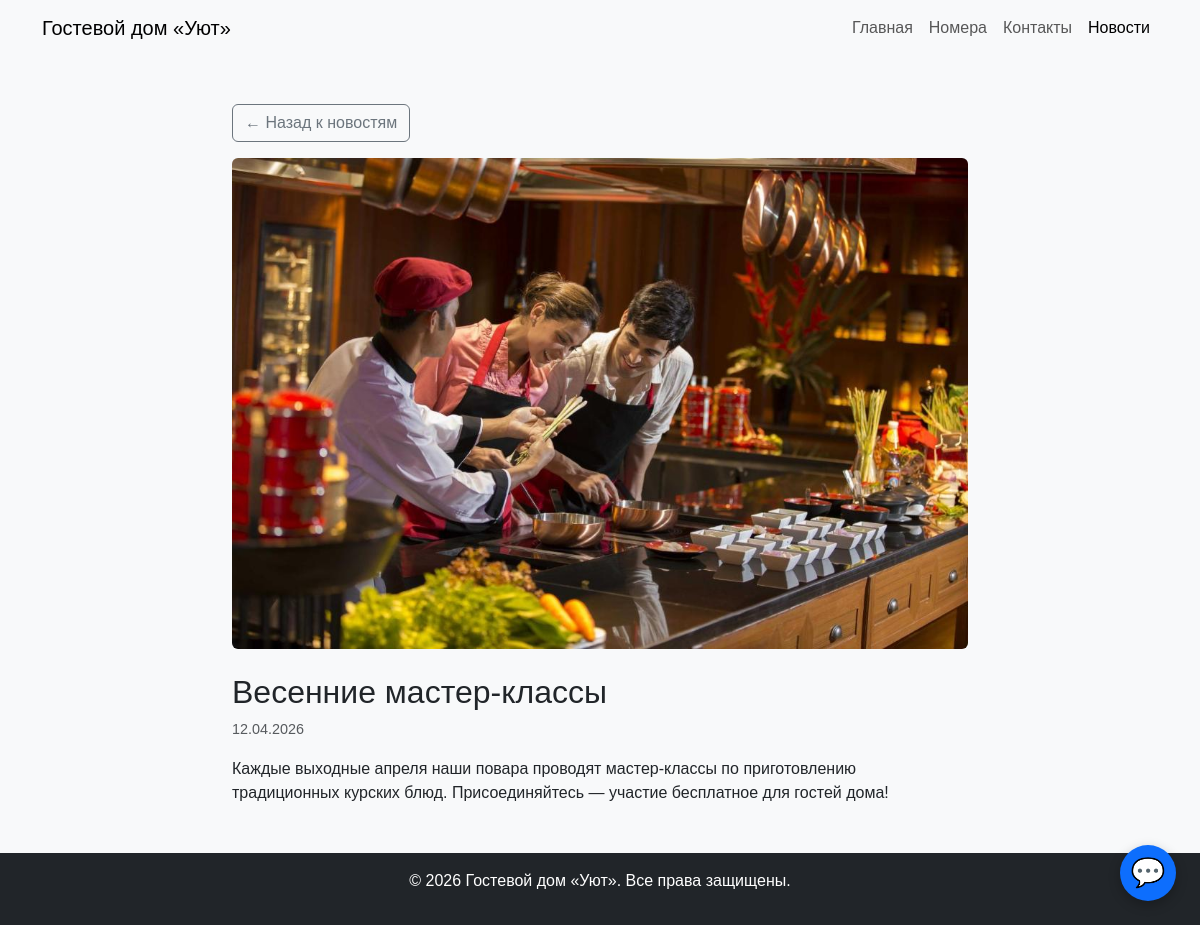
The app's page /news_detail.php?id=5 with its own data.
### tables this page shows
CREATE TABLE IF NOT EXISTS `news` (
  `id` int(11) NOT NULL AUTO_INCREMENT,
  `title` varchar(255) NOT NULL,
  `content` text NOT NULL,
  `created_at` datetime DEFAULT NULL,
  `image_url` varchar(255) DEFAULT NULL,
  PRIMARY KEY (`id`)
);

### news_detail.php (the view, shortened to what this page needs)
<?php
include 'db/connect.php';
$news_id = isset($_GET['id']) ? (int)$_GET['id'] : 0;
$stmt = $conn->prepare("SELECT * FROM news WHERE id = ?");
$stmt->bind_param("i", $news_id);
$stmt->execute();
$news_item = $stmt->get_result()->fetch_assoc();
?>
<!DOCTYPE html>
<html lang="ru">
<head>
    <link href="https://cdn.jsdelivr.net/npm/bootstrap@5.3.0/dist/css/bootstrap.min.css" rel="stylesheet">
    <link href="css/news.css" rel="stylesheet">
    <link href="css/chat.css" rel="stylesheet">
</head>
<body>
    <div class="d-flex flex-column min-vh-100">
        <nav class="navbar navbar-expand-lg navbar-light bg-light">
            <div class="container">
                <a class="navbar-brand" href="index.php">Гостевой дом «Уют»</a>
                <div class="collapse navbar-collapse" id="navbarNav">
                    <ul class="navbar-nav ms-auto">
                        <li class="nav-item"><a class="nav-link" href="index.php">Главная</a></li>
                        <li class="nav-item"><a class="nav-link" href="rooms.php">Номера</a></li>
                        <li class="nav-item"><a class="nav-link" href="contacts.php">Контакты</a></li>
                        <li class="nav-item"><a class="nav-link active" href="news.php">Новости</a></li>
                    </ul>
                </div>
            </div>
        </nav>
        <main class="flex-grow-1">
            <section class="py-5">
                <div class="container">
                    <div class="row justify-content-center">
                        <div class="col-md-8">
                            <a href="news.php" class="btn btn-outline-secondary mb-3">&larr; Назад к новостям</a>
                            <?php if ($news_item['image_url']): ?>
                                <img src="<?php echo htmlspecialchars($news_item['image_url']); ?>" class="img-fluid rounded mb-4" alt="<?php echo htmlspecialchars($news_item['title']); ?>">
                            <?php endif; ?>
                            <h2><?php echo htmlspecialchars($news_item['title']); ?></h2>
                            <p class="text-muted"><?php echo $news_item['created_at'] ? date('d.m.Y', strtotime($news_item['created_at'])) : ''; ?></p>
                            <div class="news-content mt-3">
                                <?php echo nl2br(htmlspecialchars($news_item['content'])); ?>
                            </div>
                        </div>
                    </div>
                </div>
            </section>
        </main>
        <footer class="bg-dark text-white text-center py-3">
            <div class="container">
                <p>&copy; <?php echo date("Y"); ?> Гостевой дом «Уют». Все права защищены.</p>
            </div>
        </footer>
    </div>
</body>
</html>

### css/news.css (style rules this page uses)
body { margin: 0; background-color: #f8f9fa; font-family: 'Arial', sans-serif; }
.d-flex { display: flex; flex-direction: column; min-height: 100vh; }
main { flex-grow: 1; }
footer { flex-shrink: 0; background-color: #343a40; }
.text-muted { font-size: 0.9rem; }

### records on screen
news: image_url (picture), title "Весенние мастер-классы", created_at "12.04.2026", content "Каждые выходные апреля наши повара проводят мастер-классы по приготовлению традиционных курских блюд. Присоединяйтесь — участие бесплатное для гостей дома!"
